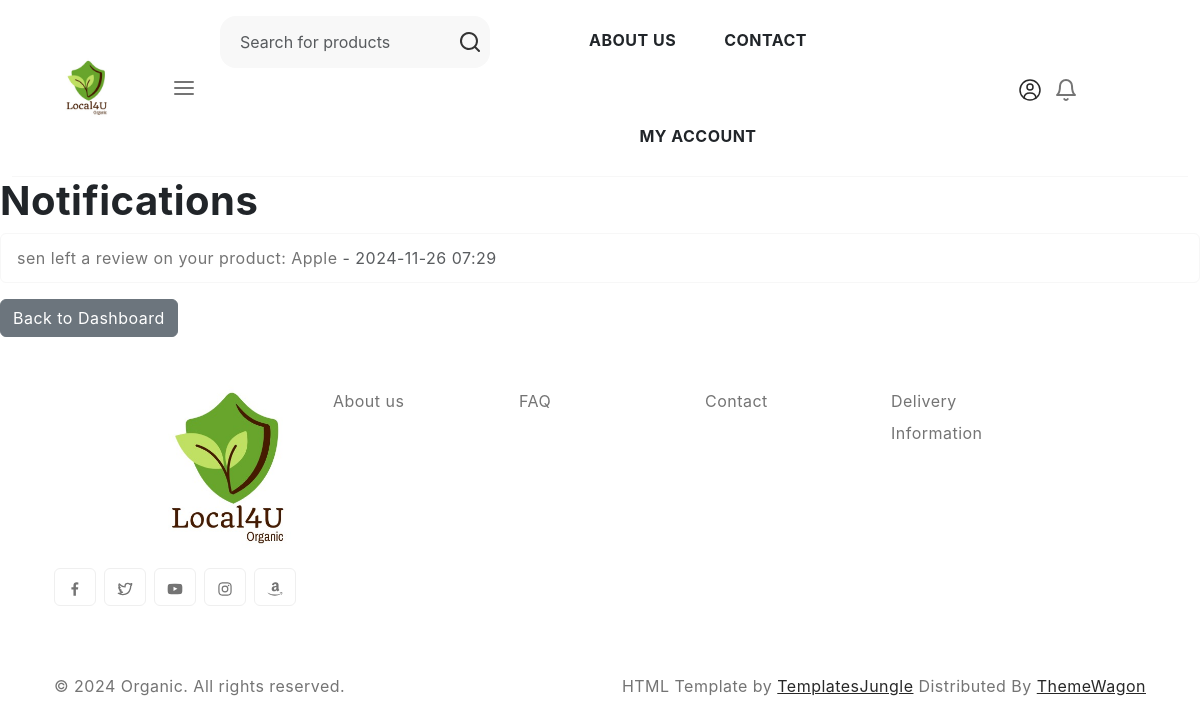
The page /accounts/notifications/ (signed in) on the database its author committed.
### accounts/models.py (models this page shows, shortened)
class Notification(models.Model):
    recipient = models.ForeignKey(settings.AUTH_USER_MODEL, on_delete=models.CASCADE, related_name='notifications')
    message = models.TextField()
    created_at = models.DateTimeField(auto_now_add=True)
    is_read = models.BooleanField(default=False)

### accounts/views.py (the view)
# urls.py: path('notifications/', views.notifications, name='notifications'),
@login_required
def notifications(request):
    notifications = request.user.notifications.all()
    if hasattr(request.user, 'farmer'):
        dashboard_url = 'farmer_dashboard'
    elif hasattr(request.user, 'customer'):
        dashboard_url = 'customer_dashboard'
    else:
        dashboard_url = 'admin_dashboard'  # Default for admins or other roles
    notifications.update(is_read=True)
    return render(request, 'notifications.html', {
        'notifications': notifications,
        'dashboard_url': dashboard_url
    })

### accounts/templatetags/notification_tags.py (called while the page is built)
@register.filter
def unread_notifications(user):
    if user.is_authenticated:
        return user.notifications.filter(is_read=False).count()
    return 0

### order/context_processors.py (called while the page is built)
def cart_data(request):
    return {"cart": request.session.get("cart", {})}

### order/templatetags/cart_filters.py (called while the page is built)
@register.filter
def sum_cart_total(cart_items):
    total = 0
    for item in cart_items:
        total += float(item['price']) * item['quantity']
    return total

@register.filter
def is_not_farmer_or_admin(user):
    return user.is_authenticated and user.user_type not in ['farmer', 'admin']

### product/context_processors.py (called while the page is built)
def category_menu(request):
    categories = Category.objects.all()
    return {'categories': categories}

### templates/notifications.html
{% extends 'base.html' %}
{% block body_block %}
<h1>Notifications</h1>
<ul class="list-group">
    {% for notification in notifications %}
    <li class="list-group-item">
        {{ notification.message }}
        <span class="text-muted"> - {{ notification.created_at|date:"Y-m-d H:i" }}</span>
    </li>
    {% empty %}
    <li class="list-group-item">No new notifications.</li>
    {% endfor %}
</ul>
<a href="{% url dashboard_url %}" class="btn btn-secondary mt-3">Back to Dashboard</a>
{% endblock %}

### static/style.css (style rules this page uses)
body { --heading-font : "Inter", sans-serif; --bs-link-color: #333; --bs-link-hover-color:#333; --bs-link-color-rgb: 40,40,40; --bs-link-hover-color-rgb: 0,0,0; --bs-light-rgb: 248, 248, 248; --bs-font-sans-serif: "Inter", sans-serif; --bs-body-font-family: var(--bs-font-sans-serif); --bs-body-font-size: 1rem; --bs-body-font-weight: 400; --bs-body-line-height: 2; --bs-body-color: #747474; --bs-primary: #6BB252; --bs-primary-rgb: 107, 178, 82; --bs-secondary: #364127; --bs-secondary-rgb: 54, 65, 39; --bs-danger: #F95F09; --bs-danger-rgb: 249, 95, 9; --bs-success: #a3be4c; --bs-success-rgb: 163, 190, 76; --bs-primary-bg-subtle: #FFF9EB; --bs-success-bg-subtle: #eef5e5; --bs-border-color: #F7F7F7; }
body { letter-spacing: 0.03em; }
h1,h2,h3,h4,h5,h6 { font-family: var(--heading-font); color: var(--bs-dark); font-weight: 700; }

### rows shown on the page
Notification: message "sen left a review on your product: Apple", created_at "2024-11-26 07:29"
